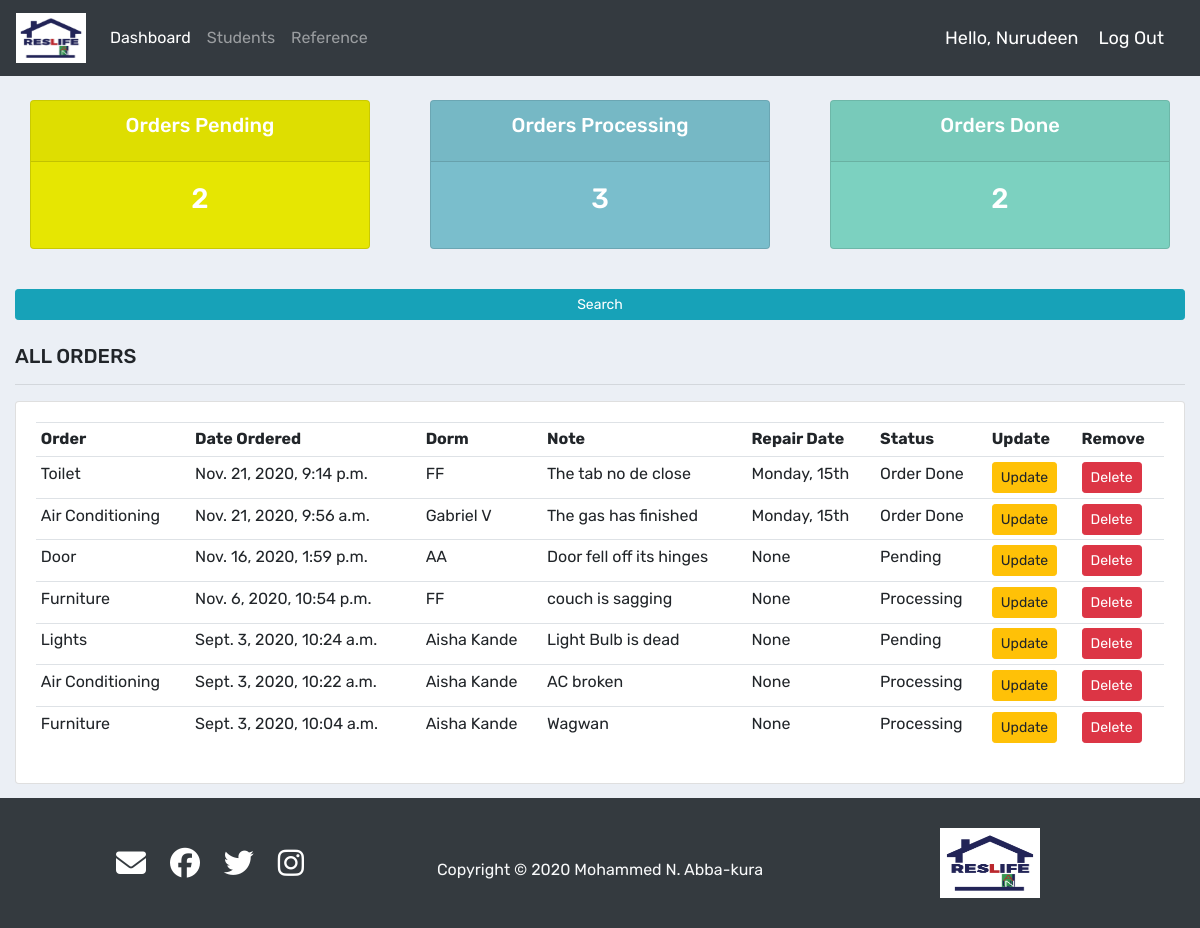
The app's page / (signed in) with its own data.
### accounts/models.py (models this page shows, shortened)
class Order(models.Model):
    DORM_NAME = (
        ('AA', 'AA'),
        ('BB', 'BB'),
        ('CC', 'CC'),
        ('DD', 'DD'),
        ('EE', 'EE'),
        ('FF', 'FF'),
        ('Gabriel V', 'Gabriel V'),
        ('Rosaria V', 'Rosaria V'),
        ('Aisha Kande', 'Aisha Kande'),
    )
    STATUS = (
        ('Pending', 'Pending'),
        ('Processing', 'Processing'),
        ('Order Done', 'Order Done'),
    )
    student = models.ForeignKey(Student, null=True, blank=True, on_delete=models.SET_NULL)
    work_order = models.ForeignKey(WorkOrder, null=True, on_delete=models.SET_NULL)
    date_created = models.DateTimeField(auto_now_add=True, null=True)
    dorm = models.CharField(max_length=50, null=True,  choices=DORM_NAME, blank=True)
    room = models.IntegerField(null=True)
    status = models.CharField(max_length=50, null=True, blank=True, choices=STATUS, default='Pending')
    note = models.TextField(max_length=200, null=True)
    repair_date = models.CharField(max_length=20, null=True, blank=True)

class WorkOrder(models.Model):
    CATEGORY = (
        ('AC', 'AC'),
        ('Electricity', 'Electicity'),
        ('Plumbing', 'Plumbing'),
        ('Wright Repair', 'Wright Repair'),
        ('Other', 'Other'),
    )
    order_name = models.CharField(max_length=50, null=True)
    category = models.CharField(max_length=50, null=True,  choices=CATEGORY, blank=True)
    description = models.CharField(max_length=200, null=True, blank=True)
    date_created = models.DateTimeField(auto_now_add=True, null=True)
    order_worker = models.ForeignKey(OrderWorker, null=True, on_delete=models.SET_NULL)
    def __str__(self):
        return self.order_name

### accounts/decorators.py (the view)
    def wrapper_func(request, *args, **kwargs):
        group = None
        if request.user.groups.exists():
            group = request.user.groups.all()[0].name
        if group == 'student':
            return redirect ('student-page')
        elif group == 'maintenance':
            return redirect('maintenance')
        elif group == 'admin' or 'RD':
            return view_func(request, *args, **kwargs)

### accounts/views.py (called while the page is built)
@login_required(login_url='login')
@admin_only
def home(request):
    students = Student.objects.all()
    orders = Order.objects.all().order_by('-date_created')
    pending = orders.filter(status='Pending').count()
    processing = orders.filter(status='Processing').count()
    done = orders.filter(status='Order Done').count()
    myOrderFilter = OrderFilter(request.GET, queryset=orders)
    orders = myOrderFilter.qs
    context = {'students':students, 'orders':orders, 'pending':pending, 'processing':processing, 'done':done, 'myOrderFilter':myOrderFilter}
    return render(request, 'accounts/dashboard.html', context)

### accounts/templates/accounts/dashboard.html (shortened to what this page needs)
{% extends 'accounts/base.html' %}
{% block content %}
{% include 'accounts/status.html' %}
<br>
<div class="row">
	<div class="col">
		<button class="btn btn-info  btn-sm btn-block" id="appear" type="button" name="button">Search</button>
	</div>
</div>
<br>
<div class="row">
	<div class="col-md">
		<h5>ALL ORDERS</h5>
		<hr>
		<div class="card card-body">
			<table class="table table-sm">
				<tr>
					<th>Order</th>
					<th>Date Ordered</th>
					<th>Dorm</th>
					<th>Note</th>
					<th>Repair Date</th>
					<th>Status</th>
					<th>Update</th>
					<th>Remove</th>
				</tr>
        {% for order in orders %}
        <tr>
          <td>{{ order.work_order }}</td>
          <td>{{ order.date_created }}</td>
          <td>{{ order.dorm }}</td>
          <td>{{ order.note }}</td>
          <td>{{ order.repair_date }}</td>
          <td>{{ order.status }}</td>
          <td><a class="btn btn-sm btn-warning" href="{% url 'update_order' order.id %}">Update</a></td>
          <td><a class="btn btn-sm btn-danger" href="{% url 'delete_order' order.id %}">Delete</a></td>
        </tr>
        {% endfor %}
			</table>
		</div>
	</div>
</div>
{% endblock %}

### accounts/templates/accounts/navbar.html (shortened to what this page needs)
{% load static %}
<nav class="navbar navbar-expand-lg navbar-dark bg-dark">
<a class="navbar-brand" href="{% url 'home' %}"><img height="50px" width="70px" src="{% static 'images/logo.jpg' %}" alt=""></a>
  <div class="collapse navbar-collapse" id="navbarNav">
    <ul class="navbar-nav">
      {% if request.user.is_staff %}
      <li class="nav-item active">
        <a class="nav-link" href="{% url 'home' %}">Dashboard</a>
      </li>
      <li class="nav-item">
        <a class="nav-link" href="{% url 'all_students' %}">Students</a>
      </li>
      <li class="nav-item">
        <a class="nav-link" href="{% url 'work_orders' %}">Reference</a>
      </li>
      {% endif %}
    </ul>
  </div>
  <span class="top-right">Hello, {{request.user}}</span>
  <span><a class="top-right" href="{% url 'logout' %}">Log Out</a></span>
</nav>

### static/css/basic.css (style rules this page uses)
html { height: 100%; margin: 0; padding: 0; }
body { background-color: #ebeff5; font-family: 'Rubik', sans-serif; margin: 0; padding: 0; height: 100%; }
img { max-width: 100% }

### accounts/templates/accounts/navbar.html (style rules this page uses)
.top-right { font-size: 18px; color: #fff; margin-right: 20px }

### records on screen
Order: work_order "Toilet", date_created "Nov. 21, 2020, 9:14 p.m.", dorm "FF", note "The tab no de close", repair_date "Monday, 15th", status "Order Done"
Order: work_order "Air Conditioning", date_created "Nov. 21, 2020, 9:56 a.m.", dorm "Gabriel V", note "The gas has finished", repair_date "Monday, 15th", status "Order Done"
Order: work_order "Door", date_created "Nov. 16, 2020, 1:59 p.m.", dorm "AA", note "Door fell off its hinges", repair_date "None", status "Pending"
Order: work_order "Furniture", date_created "Nov. 6, 2020, 10:54 p.m.", dorm "FF", note "couch is sagging", repair_date "None", status "Processing"
Order: work_order "Lights", date_created "Sept. 3, 2020, 10:24 a.m.", dorm "Aisha Kande", note "Light Bulb is dead", repair_date "None", status "Pending"
Order: work_order "Air Conditioning", date_created "Sept. 3, 2020, 10:22 a.m.", dorm "Aisha Kande", note "AC broken", repair_date "None", status "Processing"
Order: work_order "Furniture", date_created "Sept. 3, 2020, 10:04 a.m.", dorm "Aisha Kande", note "Wagwan", repair_date "None", status "Processing"

### other values on screen
{{ request.user }} "Nurudeen"
{{ pending }} "2"
{{ processing }} "3"
{{ done }} "2"
